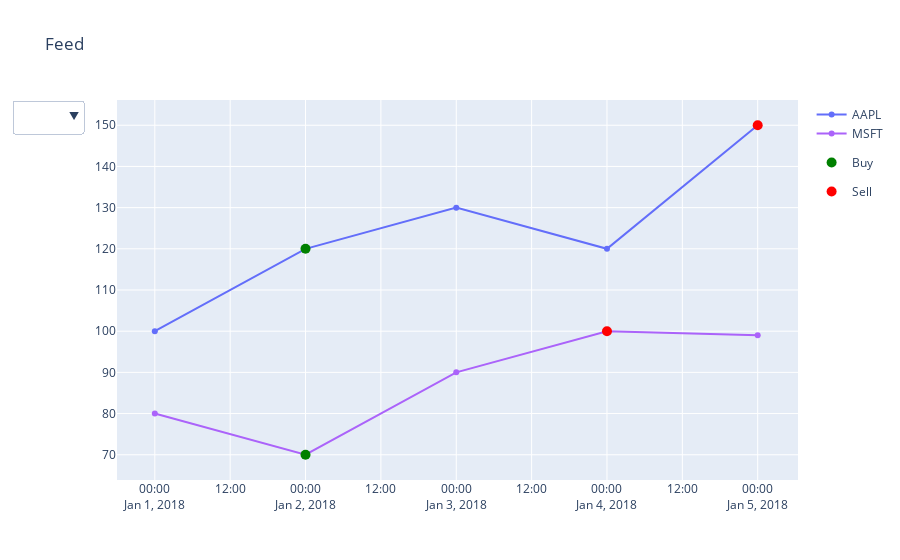

Notebook source saved alongside this figure:
### Markdown cell above
## Appendix

### Code cell
from plotly.offline import download_plotlyjs, init_notebook_mode, plot, iplot
import plotly.graph_objs as go
import pandas as pd
init_notebook_mode(connected=True)

feed = pd.DataFrame({'AAPL': [100, 120, 130, 120, 150],
                     'MSFT': [80, 70, 90, 100, 99]}, index = pd.date_range('2018-01-01', '2018-01-05'))

trans = pd.DataFrame({'Symbol': ['AAPL', 'AAPL', 'MSFT', 'MSFT'],
                        'Amount': [2, 1, 3, 1],
                        'Action': ['buy', 'sell', 'buy', 'sell'],
                        'Price': [120, 150, 70, 100],
                        'Date': [pd.to_datetime(i) for i in ['2018-01-02', '2018-01-05', '2018-01-02', '2018-01-04']]
                       })

data = []

# Add "All" button
all_but = dict(label = 'All',
               method = 'update',
                  args = [{'visible': [True]},
                          {'title': 'all'}
                           ])

buttonlist = [all_but]
for i, col in enumerate(feed.columns.tolist()):
    stock = go.Scatter(x=feed.index,
                       y=feed.loc[:, col],
                       name=col,
                       legendgroup='stock'
                      )
    # actions
    success = trans.loc[trans.Symbol == col]
    
    # Buy
    success_buy = success[success.Action == 'buy']
    action_buy = go.Scatter(x=success_buy.Date,
                         y=success_buy.Price,
                         name='Buy',
                         mode = 'markers',
                         text = ['Amount ' + str(amount) for amount in success_buy.Amount],
                         hoverinfo = 'text',
                         showlegend=False,
                         marker = dict(
                             size=10,
                             color = 'green'
                         ),
                         legendgroup='Buy',
                        )
    
    # Sell
    success_sell = success[success.Action == 'sell']
    action_sell = go.Scatter(x=success_sell.Date,
                         y=success_sell.Price,
                         name='Sell',
                         mode = 'markers',
                         text = ['Amount ' + str(amount) for amount in success_sell.Amount],
                         hoverinfo = 'text',
                         showlegend=False,
                         marker = dict(
                             size=10,
                             color = 'red'
                         ),
                         legendgroup='Sell',
                        )
    data.append(stock)
    data.append(action_buy)
    data.append(action_sell)
    button = dict(label = col,
                  method = 'update',
                  args = [{'visible': [col == i for i in feed.columns.tolist() for _ in range(3)] + [True, True]},
                          {'title': 'title' + col}
                           ])
    buttonlist.append(button)

# Add single buy and sell traces for legend
data.append(go.Scatter(x=[None], y=[None], mode='markers',
                       marker=dict(size=10, color='green'),
                       legendgroup='Buy', showlegend=True, name='Buy'))

data.append(go.Scatter(x=[None], y=[None], mode='markers',
                       marker=dict(size=10, color='red'),
                       legendgroup='Sell', showlegend=True, name='Sell'))
    
updatemenus = list([
    dict(active=-1,
         buttons=buttonlist,
    )
])
layout = dict(title='Feed', showlegend=True,
              updatemenus=updatemenus)

fig = dict(data=data, layout=layout)
iplot(fig)

### Figure 1 — Plotly figure (JSON) as saved in the notebook; plotly's stock layout.template omitted (floating-point values rounded to 4 significant figures)
{"data": [{"legendgroup": "stock", "name": "AAPL", "type": "scatter", "x": ["2018-01-01T00:00:00.000000000", "2018-01-02T00:00:00.000000000", "2018-01-03T00:00:00.000000000", "2018-01-04T00:00:00.000000000", "2018-01-05T00:00:00.000000000"], "y": [100, 120, 130, 120, 150]}, {"hoverinfo": "text", "legendgroup": "Buy", "marker": {"color": "green", "size": 10}, "mode": "markers", "name": "Buy", "showlegend": false, "text": ["Amount 2"], "type": "scatter", "x": ["2018-01-02T00:00:00.000000000"], "y": [120]}, {"hoverinfo": "text", "legendgroup": "Sell", "marker": {"color": "red", "size": 10}, "mode": "markers", "name": "Sell", "showlegend": false, "text": ["Amount 1"], "type": "scatter", "x": ["2018-01-05T00:00:00.000000000"], "y": [150]}, {"legendgroup": "stock", "name": "MSFT", "type": "scatter", "x": ["2018-01-01T00:00:00.000000000", "2018-01-02T00:00:00.000000000", "2018-01-03T00:00:00.000000000", "2018-01-04T00:00:00.000000000", "2018-01-05T00:00:00.000000000"], "y": [80, 70, 90, 100, 99]}, {"hoverinfo": "text", "legendgroup": "Buy", "marker": {"color": "green", "size": 10}, "mode": "markers", "name": "Buy", "showlegend": false, "text": ["Amount 3"], "type": "scatter", "x": ["2018-01-02T00:00:00.000000000"], "y": [70]}, {"hoverinfo": "text", "legendgroup": "Sell", "marker": {"color": "red", "size": 10}, "mode": "markers", "name": "Sell", "showlegend": false, "text": ["Amount 1"], "type": "scatter", "x": ["2018-01-04T00:00:00.000000000"], "y": [100]}, {"legendgroup": "Buy", "marker": {"color": "green", "size": 10}, "mode": "markers", "name": "Buy", "showlegend": true, "type": "scatter", "x": [null], "y": [null]}, {"legendgroup": "Sell", "marker": {"color": "red", "size": 10}, "mode": "markers", "name": "Sell", "showlegend": true, "type": "scatter", "x": [null], "y": [null]}], "layout": {"showlegend": true, "title": {"text": "Feed"}, "updatemenus": [{"active": -1, "buttons": [{"args": [{"visible": [true]}, {"title": "all"}], "label": "All", "method": "update"}, {"args": [{"visible": [true, true, true, false, false, false, true, true]}, {"title": "titleAAPL"}], "label": "AAPL", "method": "update"}, {"args": [{"visible": [false, false, false, true, true, true, true, true]}, {"title": "titleMSFT"}], "label": "MSFT", "method": "update"}]}]}}
